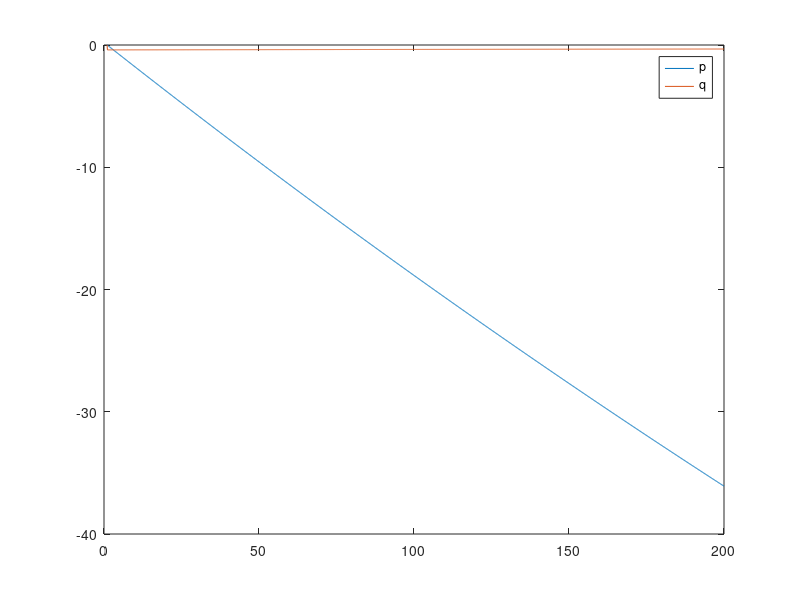

The MATLAB source for this figure:
clear all
clc
R = 100;
m = 2;
I = m;
g = -10;
c = 10;
x_0 = [0 ; 0]; % [q_0 ; p_0]
dx_dt = @(t, x) [x(2)/I ; m*g - x(1)/c - R*x(2)/I];
%x = [dp_dt ; dq_dt];
[t, x] = ode45(dx_dt, 1:.1:200, x_0);
plot(t, x)
legend('p', 'q')